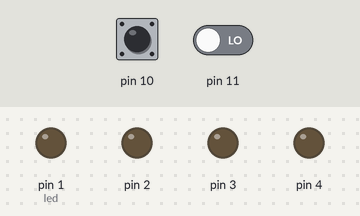
Simulated run of this sketch. Board: Arduino Uno, built with avr-gcc and run on an emulated ATmega328P. Shown: output pins drawn as LEDs (lit = HIGH). The inputs (shaded band) are chosen by the test bench; at power-on: pin 10 LOW, pin 11 LOW.

Above: at 1.2 s.
1.3 s: pin 10 pulsed HIGH 2 times (0.12 s each, 0.3 s apart)
At 2.1 s:
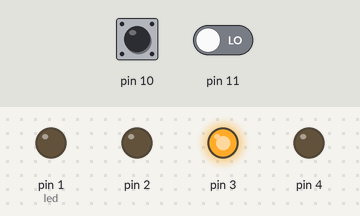
3.4 s: pin 10 driven HIGH
At 3.8 s:
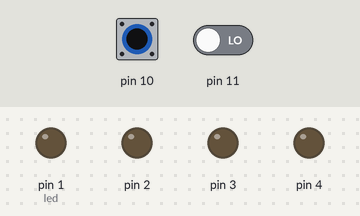
4.9 s: pin 10 driven LOW
At 6.1 s:
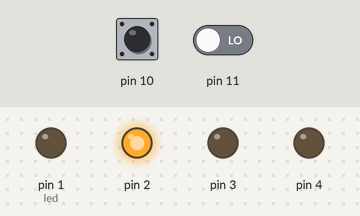
6.4 s: pin 11 driven HIGH
At 7.3 s:
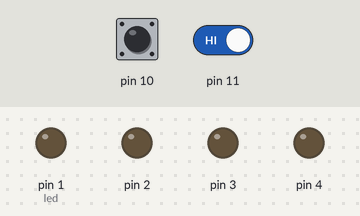
Timing chart, 0 to 8.9 s (numbered marks = the images above; inputs shaded):
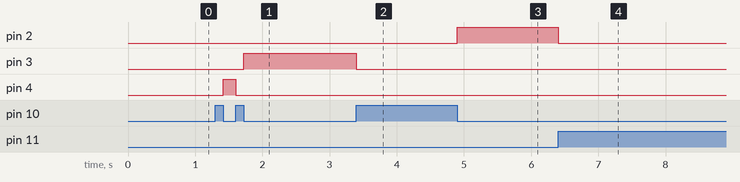

Measured:
- after the input at 1.3 s, pin 3: LOW → HIGH after 0.42 s; pin 4: LOW → HIGH after 0.12 s, → LOW 0.18 s later
- after the input at 3.4 s, pin 3: HIGH → LOW at once
- after the input at 4.9 s, pin 2: LOW → HIGH at once
- after the input at 6.4 s, pin 2: HIGH → LOW at once

The sketch:

sketch_feb11a.ino
```cpp
int led = 1;
void setup() {
  while(led<=4){
    pinMode(led, OUTPUT);
    led++;
  }
  pinMode(10, INPUT);
  pinMode(11, INPUT);
}

void loop() {
  if(digitalRead(10)==1){
    digitalWrite(led, LOW);
    led--;
    while(digitalRead(10)==1);
    digitalWrite(led, HIGH);
  }
  if(digitalRead(11)==1){
    digitalWrite(led, LOW);
    led++;
    while(digitalRead(11)==1);
    digitalWrite(led, HIGH);
  }

}
```
